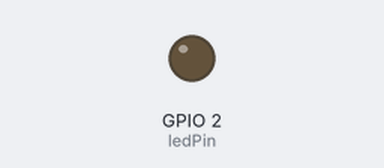
Recording of a sketch running on a simulated ESP32. Parts: output pins drawn as LEDs (lit = HIGH). WiFi joins after 1.5 s; servers stay silent unless stated; uploads are accepted with an empty reply; random numbers use the default seed unless the sketch sets one; what the sketch prints to the serial monitor is not drawn.

Above: at 0.1 s.
At 2.8 s:
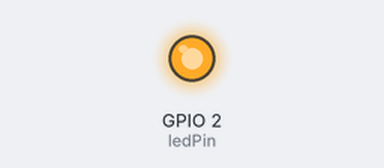
Timing chart, 0 to 4.9 s (numbered marks = the images above):
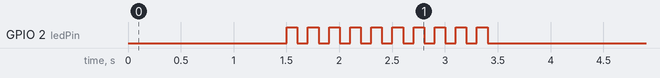

The sketch:

EEE.ino
```cpp
// Envio para o sheets TRIFASICO

#include <PZEM004Tv30.h>
#include <HTTPClient.h>
#include <WiFi.h>
#include "string.h"
#include <WiFiClientSecure.h>
#include <ArduinoJson.h>

// --- Leitura eletrica
int R_RX1 = 16;
int R_TX1 = 17;
int S_RX2 = 22;
int S_TX2 = 23;
int T_RX3 = 12;
int T_TX3 = 14;

int CMB1 = 25;
int CMB2 = 26;

#define ledPin 2
int x;
const char* ssid     = "Embasa USA-M";
const char* password = "Sup0rt3!@#";
char *GScriptId_elet = "AKfycbwLnk3Qr-R7W4wTltUuvYi3vHPyTFs8yC4wwKusVHMYX6pYvNvb8AKxOE2_jgmHJ6I0";
char *GScriptId_nivel = "AKfycbyyzECdVlJh3E_saHorSL5QnUnid6GLuMxsX-q4ssYzi4Ef5vvsOy76Y0lgmP64fRVO";
WiFiClientSecure client;
WiFiClientSecure secured_client;

// --- Leitura Analogica NIVEL
#define ANALOG_PIN_0 36
int analog_value = 0;
int read_percent = 0;
float ref_percent = 100;
int adc_intervals = 4095;


void setup() {
  Serial.begin(115200);

  pinMode(ledPin , OUTPUT);
  digitalWrite(ledPin, LOW);

  pinMode(CMB1, INPUT);
  digitalWrite(CMB1, LOW);
  pinMode(CMB2, INPUT);
  digitalWrite(CMB2, LOW);


  //connect_wifi();
  Serial.print("Connecting to wifi: ");
  Serial.println(ssid);
  Serial.flush();
  WiFi.begin(ssid, password);

  while (WiFi.status() != WL_CONNECTED)  {
    delay(500);
    Serial.print(WiFi.status());
    Serial.print(".");
  }
  Serial.println("");
  Serial.println("WiFi connected");
  Serial.print("IP address: ");
  Serial.println(WiFi.localIP());


  //Sinalizacao de conexao OK
  x = 0;
  while (x < 10)  {
    digitalWrite(ledPin, HIGH);
    delay(100);
    digitalWrite(ledPin, LOW);
    delay(100);
    x = x+1;
  }
}

void loop() {
  // Serial.println("Chamando a função >>> Google Sheets <<<");
  alea_elet();
  delay(100);
  alea_nivel();
}
```

Random_Elet.ino
```cpp
void alea_elet()
{
  // ------------------------------------------------------ (TESTES // Gerador de números aleatórios)-------//
  int tensao_R         = random(380,400);
  int corrente_R       = random(80,98);
  int potencia_R       = random(5500,7800);
  int consumo_R        = random(1080,1098);
  int frequencia_R     = random(57,60);
  float fp_R           = random(92,98) / 100.0;

   Serial.println("Dados FASE R enviados");
   delay(100);
  // -------------------------------------------------------------------------------------------------------//

  // ------------------------------------------------------ (TESTES // Gerador de números aleatórios)-------//
  int tensao_S         = random(380,400);
  int corrente_S       = random(80,98);
  int potencia_S      = random(5500,7800);
  int consumo_S        = random(1080,1098);
  int frequencia_S     = random(57,60);
  float fp_S           = random(92,98) / 100.0;

   Serial.println("Dados FASE S enviados");
   delay(100);
  // -------------------------------------------------------------------------------------------------------//

  // ------------------------------------------------------ (TESTES // Gerador de números aleatórios)-------//
  int tensao_T         = random(380,400);
  int corrente_T       = random(80,98);
  int potencia_T       = random(5500,7800);
  int consumo_T        = random(1080,1098);
  int frequencia_T     = random(57,60);
  float fp_T           = random(92,98) / 100.0;

   Serial.println("Dados FASE T enviados");
   delay(100);
  // -------------------------------------------------------------------------------------------------------//

  // ------------------------------------------------------ (TESTES // Gerador de números aleatórios para o status dos CMB's)-------//

  int Bomba = 0;
  Bomba = random(0,3);
  // Serial.println(Bomba);


// -------------------------------------------- ENVIO PARA O SHEETS ---------------------------------------------
  HTTPClient http;
  String url = String("https://script.google.com") + "/macros/s/" + GScriptId_elet + "/exec?"
                + "value1="  + tensao_R
                + "&value2=" + corrente_R
                + "&value3=" + potencia_R
                + "&value4=" + consumo_R
                + "&value5=" + frequencia_R
                + "&value6=" + fp_R

                + "&value7="   + tensao_S
                + "&value8="  + corrente_S
                + "&value9="  + potencia_S
                + "&value10=" + consumo_S
                + "&value11=" + frequencia_S
                + "&value12=" + fp_S

                + "&value13="  + tensao_T
                + "&value14=" + corrente_T
                + "&value15=" + potencia_T
                + "&value16=" + consumo_T
                + "&value17=" + frequencia_T
                + "&value18=" + fp_T

                + "&value19=" + Bomba;


  Serial.print("Making a request");
  http.begin(url.c_str()); //Specify the URL and certificate
  http.setFollowRedirects(HTTPC_STRICT_FOLLOW_REDIRECTS);
  int httpCode = http.GET();
  String payload;
  if (httpCode > 0) { //Check for the returning code
    payload = http.getString();
    Serial.println(httpCode);
    Serial.println(payload);
  }
  else {
    Serial.println("Error on HTTP request");
  }
  http.end();

}
```

Random_Nivel.ino
```cpp
void alea_nivel(){

  // Testes com numeros aleatórios
  int read_percent_R         = random(0,100);
  int analog_value_R         = random(0,4095);
  read_percent = read_percent_R * (ref_percent / adc_intervals);
  analog_value = analog_value_R;
  read_percent = int(read_percent);


  Serial.println("Leitura de Nível enviada");
  delay(100);
  // Serial.println(read_percent);
  // Serial.println(analog_value);


  HTTPClient http;
  String url = String("https://script.google.com") + "/macros/s/" + GScriptId_nivel + "/exec?"
                + "value20="    + read_percent
                + "&value21="   + analog_value;

  Serial.print("Making a request");
  http.begin(url.c_str()); //Specify the URL and certificate
  http.setFollowRedirects(HTTPC_STRICT_FOLLOW_REDIRECTS);
  int httpCode = http.GET();
  String payload;
  if (httpCode > 0) { //Check for the returning code
    payload = http.getString();
    Serial.println(httpCode);
    Serial.println(payload);
  }
  else {
    Serial.println("Error on HTTP request");
  }
  http.end();

}
```
